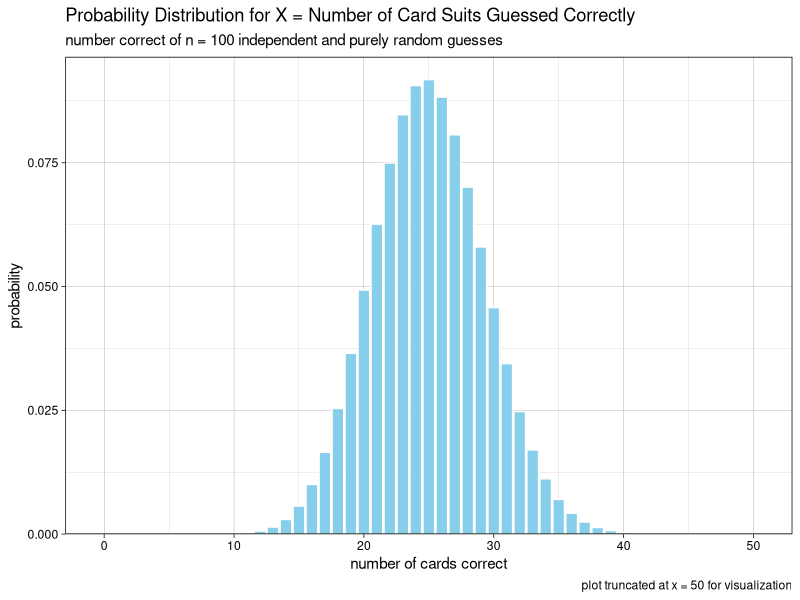
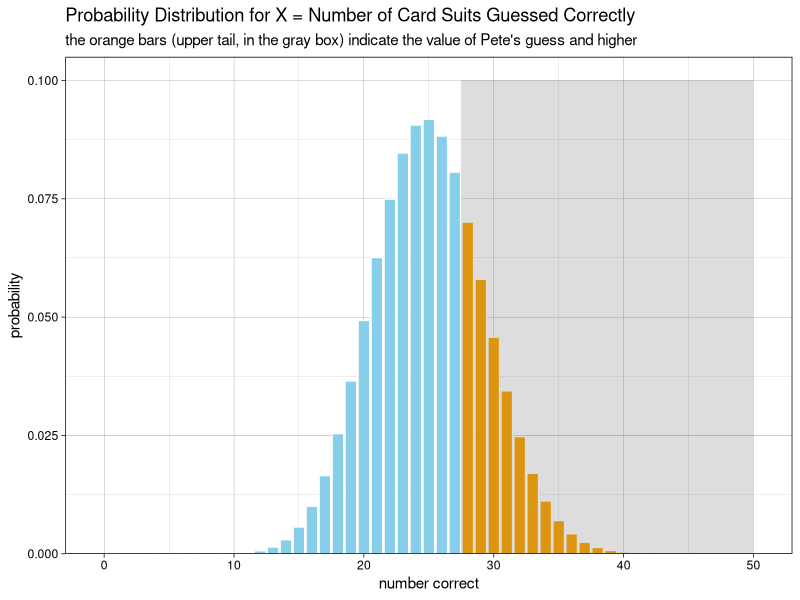
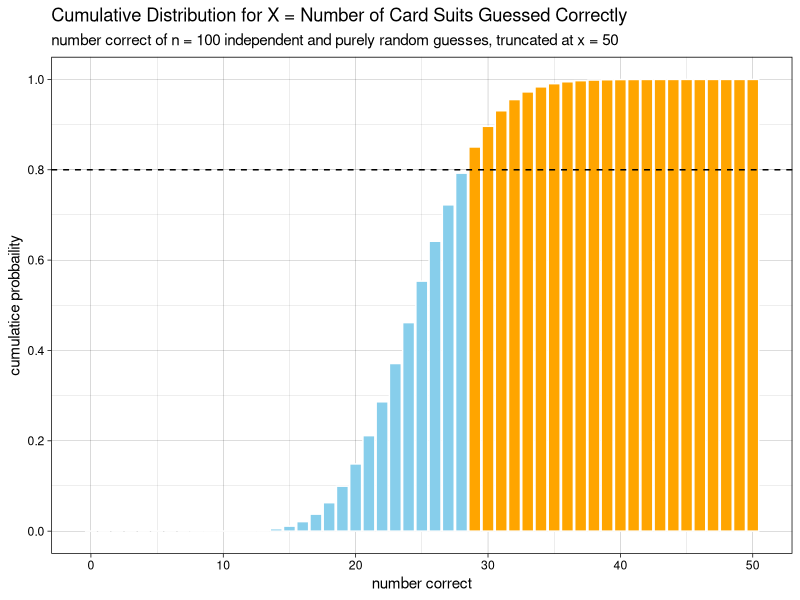

These figures' R source, in order:
## ---- chunk 1
knitr::opts_chunk$set(message = FALSE, warning = FALSE, comment = NA)
## ---- chunk 2
library(tidyverse)
## ---- chunk 3
n <- 100
p <- 1/4

(expected_value <- n * p)

bin_pmf <- tibble(x = 0:n, probability = dbinom(x, n, p))

bin_pmf_50 <- bin_pmf %>% filter(x <= 50)

ggplot(bin_pmf_50, aes(x = x, y = probability)) + 
  geom_bar(stat = "identity", color = "white", fill = "skyblue") +
  labs(title = "Probability Distribution for X = Number of Card Suits Guessed Correctly",
       subtitle = "number correct of n = 100 independent and purely random guesses", 
       caption = "plot truncated at x = 50 for visualization",
       x = "number of cards correct") +
  scale_y_continuous(expand = expansion(mult = c(0, 0.05))) +
  theme_linedraw()
## ---- chunk 4
pete_x <- 28  # change this to test 44 correct guesses

bin_pmf <- bin_pmf %>% 
  mutate(shading = ifelse(x >= pete_x, "orange", "skyblue"))

bin_pmf_50 <- bin_pmf %>% filter(x <= 50)

ggplot(bin_pmf_50, aes(x = x, y = probability, fill = shading)) + 
  geom_bar(stat = "identity", color = "white", fill = bin_pmf_50$shading) +
  annotate("rect", xmin = pete_x - 0.5, xmax = 50, ymin = 0, ymax = .1, alpha = .2) +
  labs(title = "Probability Distribution for X = Number of Card Suits Guessed Correctly",
       subtitle = "the orange bars (upper tail, in the gray box) indicate the value of Pete's guess and higher",
       x = "number correct") +
    scale_y_continuous(expand = expansion(mult = c(0, 0.05))) +
  theme_linedraw()

(pete_prob <- pbinom(pete_x - 1, n, p, lower.tail = FALSE))  # find the blue area and subtract from 1
## ---- chunk 5
upper_pct <- 0.20
lower_pct <- 1 - upper_pct

bin_cdf <- tibble(x = 0:n, cum_prob = pbinom(x, n, p))

bin_cdf <- bin_cdf %>% 
  mutate(shading = ifelse(cum_prob >= lower_pct, "orange", "skyblue"))

bin_cdf_50 <- bin_cdf %>% 
  filter(x <= 50)

ggplot(bin_cdf_50, aes(x = x, y = cum_prob)) + 
  geom_bar(stat = "identity", color = "white", fill = bin_cdf_50$shading) +
  geom_hline(yintercept = lower_pct, linetype = "dashed") +
  scale_y_continuous(breaks = seq(0, 1, 0.2)) +
  labs(title = "Cumulative Distribution for X = Number of Card Suits Guessed Correctly",
       subtitle = "number correct of n = 100 independent and purely random guesses, truncated at x = 50",
       x = "number correct",
       y = "cumulatice probbaility") +
  theme_linedraw()

(threshold <- qbinom(upper_pct, n, p, lower.tail = FALSE))
## ---- chunk 6
sessionInfo()
